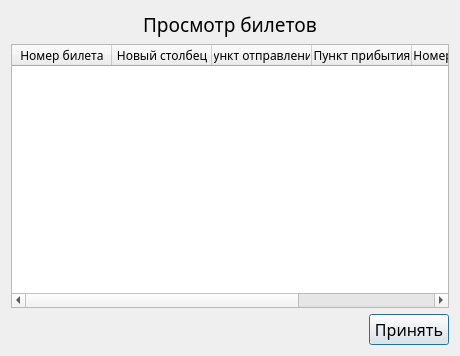
<?xml version="1.0" encoding="UTF-8"?>
<ui version="4.0">
 <class>ShowTickets</class>
 <widget class="QDialog" name="ShowTickets">
  <property name="geometry">
   <rect>
    <x>0</x>
    <y>0</y>
    <width>460</width>
    <height>356</height>
   </rect>
  </property>
  <property name="font">
   <font>
    <family>Mongolian Baiti</family>
   </font>
  </property>
  <property name="windowTitle">
   <string>Dialog</string>
  </property>
  <layout class="QVBoxLayout" name="verticalLayout">
   <item>
    <widget class="QLabel" name="mainLabel">
     <property name="font">
      <font>
       <family>Mongolian Baiti</family>
       <pointsize>14</pointsize>
      </font>
     </property>
     <property name="text">
      <string>Просмотр билетов</string>
     </property>
     <property name="alignment">
      <set>Qt::AlignCenter</set>
     </property>
    </widget>
   </item>
   <item>
    <widget class="QTableWidget" name="tableTickets">
     <property name="editTriggers">
      <set>QAbstractItemView::NoEditTriggers</set>
     </property>
     <property name="selectionBehavior">
      <enum>QAbstractItemView::SelectRows</enum>
     </property>
     <attribute name="horizontalHeaderStretchLastSection">
      <bool>true</bool>
     </attribute>
     <column>
      <property name="text">
       <string>Номер билета</string>
      </property>
     </column>
     <column>
      <property name="text">
       <string>Новый столбец</string>
      </property>
     </column>
     <column>
      <property name="text">
       <string>Пункт отправления</string>
      </property>
     </column>
     <column>
      <property name="text">
       <string>Пункт прибытия</string>
      </property>
     </column>
     <column>
      <property name="text">
       <string>Номер самолета</string>
      </property>
     </column>
     <column>
      <property name="text">
       <string>Дата и время</string>
      </property>
     </column>
    </widget>
   </item>
   <item>
    <layout class="QHBoxLayout" name="horizontalLayout_2">
     <item>
      <spacer name="horizontalSpacer">
       <property name="orientation">
        <enum>Qt::Horizontal</enum>
       </property>
       <property name="sizeHint" stdset="0">
        <size>
         <width>40</width>
         <height>20</height>
        </size>
       </property>
      </spacer>
     </item>
     <item>
      <widget class="QPushButton" name="accept">
       <property name="font">
        <font>
         <family>Mongolian Baiti</family>
         <pointsize>12</pointsize>
        </font>
       </property>
       <property name="text">
        <string>Принять</string>
       </property>
      </widget>
     </item>
    </layout>
   </item>
  </layout>
 </widget>
 <resources/>
 <connections>
  <connection>
   <sender>accept</sender>
   <signal>clicked()</signal>
   <receiver>ShowTickets</receiver>
   <slot>accept()</slot>
   <hints>
    <hint type="sourcelabel">
     <x>409</x>
     <y>332</y>
    </hint>
    <hint type="destinationlabel">
     <x>229</x>
     <y>177</y>
    </hint>
   </hints>
  </connection>
 </connections>
</ui>
